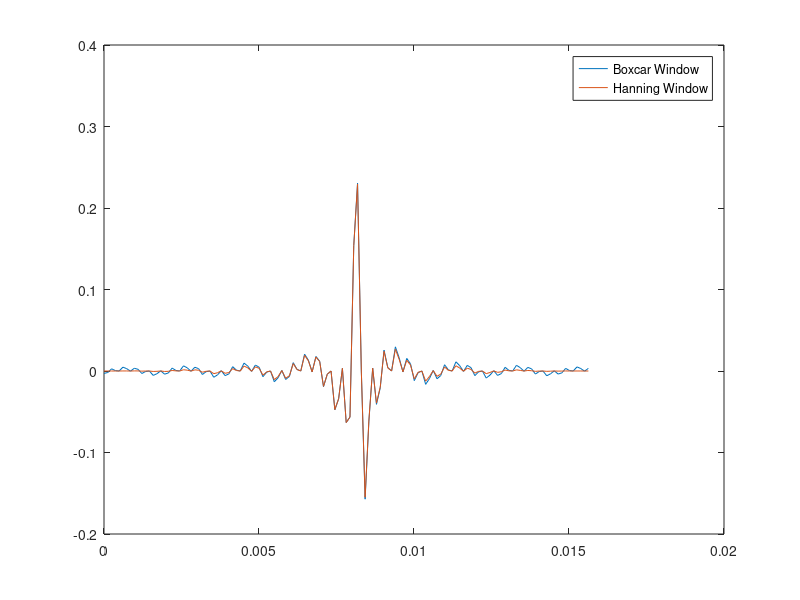
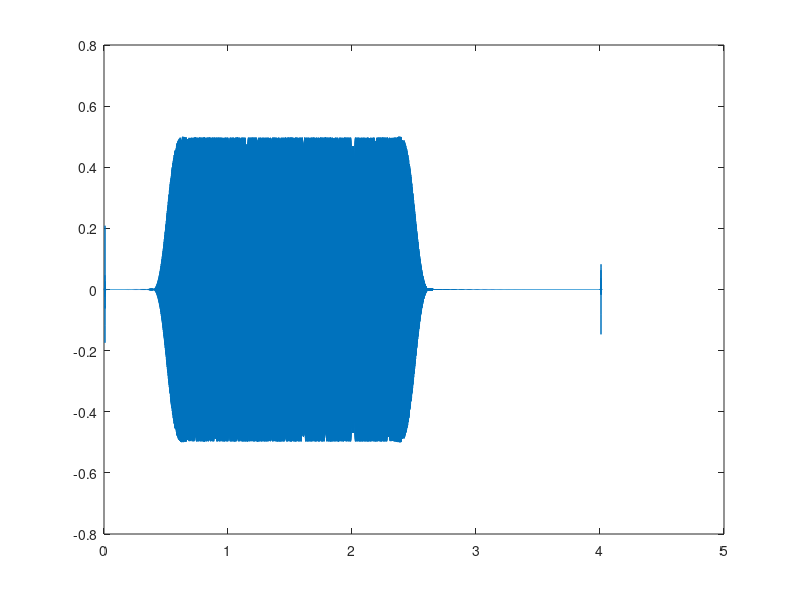

These figures' MATLAB source, in order:
% Ron Guglielmone
% EE102 B - Signal Processing
% May 5, 2017
%
% FIR Filters and DFT Convolution
% Homework # 4

% Task 1: Generate a Chirp

fs = 8192;                  % Sampling rate
T = 1/fs;                   % Sampling period
tmax = 4;                   % Time duration
N = fs*tmax;                % Sample duration
fmax = 4096;                % max freq.
k = fmax/2/tmax;            % chirp coeffs
nx = 0:N-1;                 % DT indices
x = cos(2*pi*k*(nx*T).^2);  % signal

% Plot the signal
% plot(nx*T,x);
% sound(x,fs)

% The signal sounds like an upward sweeping
% simple sinusoid...

% Task 2: Design an FIR BP Filter

% Given parameters:
f1 = 1024;                 % lower cut-freq
f2 = 2048;                 % upper cut-freq
M = 128;                   % length of h[n]
w1 = boxcar(M+1);          % first window f(n)
w2 = hanning(M+1);         % second window f(n)
nha = -M/2:M/2;            % non-causal indicies
nhc = 0:M;                 % causal indicies

% Design hw filter:
filter = ((2*pi*(f1/fs)) - (2*pi*(f2/fs)))/...
    pi*cos(((2*pi*(f1/fs)) + (2*pi*(f2/fs)))/...
    2*nha).*sinc(((2*pi*(f1/fs)) - (2*pi*(f2/fs))*...
    nha/2/pi));

% Window it:
windowedFilter1 = filter.*w1';
windowedFilter2 = filter.*w2';
hw1 = windowedFilter1;
hw2 = windowedFilter2;

% Plot the filters:
plot(nhc*T,hw1);
hold on
plot(nhc*T,hw2);
legend('Boxcar Window','Hanning Window');

% The hanning filter has a shorter impulse
% response.

% Compute H(z) for both:
H1 = fftshift(fft(hw1,12*M));
H2 = fftshift(fft(hw2,12*M));

% Visualize Magnitude Response:
% fvtool(H1);
% fvtool(H2);

% The hanning filter seems to have less energy
% in its magnitude frequency response.

% Task 3: Filter Chirp

ydirect = conv(x,hw2);
ny = 0:N+M-1;
figure(2)
plot(ny*T,ydirect);

% The hanning window results in a smoother
% looking signal.

% Task 4: do the same with DFT based conv

ydirect2 = ifft(fft(x,N+M).*fft(hw1,N+M));
